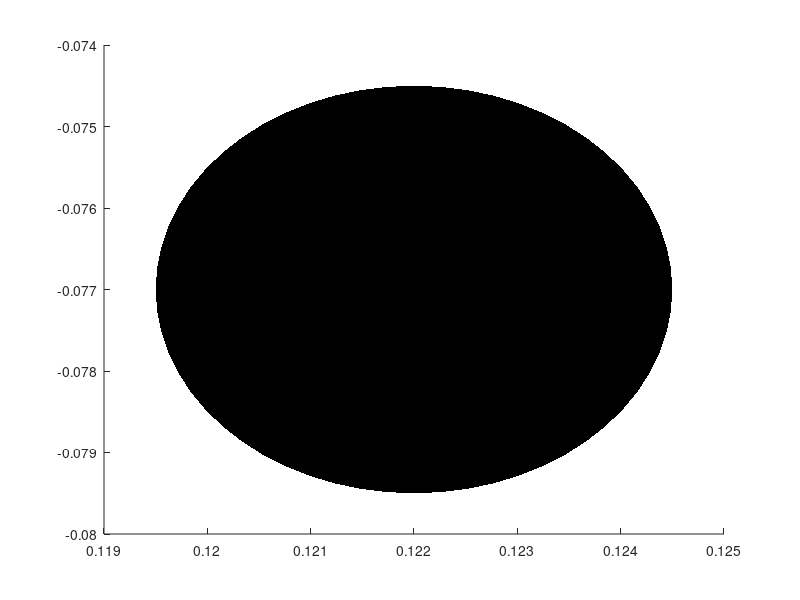

MATLAB code for this plot: (Note: this script raises an error after producing the figure.)
% load('/Users/andreykostin/Data/Em.mat');
% 
% load('/Users/andreykostin/Data/alpha.mat');


% E_g = eigeps2Daa(:,:,3)*1000;
% clear eigepsDaa eigepsDss
% load('/Users/andreykostin/Data/delta.mat');
% E_eps = eigeps2Daa_delta(:,:,4)*1000;

% 
% temp = E_g(2:end,:);
% temp2 = [flipud(temp);E_g];
% temp3 = temp2(:,2:end);
% temp4 = [fliplr(temp3) temp2];
% 
% E_g = temp4;
% clear temp temp2 temp3 temp4


%a=2.708
s = 0.20*pi/2.708;
res = 2000+1;
k_x = linspace(-s,s,res);
k_y = linspace(-s,s,res);

res2 = 500+1;
k_x2 = linspace(0.8*pi,1.2*pi,res2)/2.7;
k_y2 = linspace(-0.2*pi,0.2*pi,res2)/2.7;

% figure(5),
% contour(2*(k_x2-pi/2.7),2*k_y2,E_eps',[0 0],'k')


% E_m = E_m+1.1;
% A = abs(E_m')<0.2;
map = [1 1 1;0 0 1];

eg = linspace(-2.1,-0.90,13);
xg = [-0.122,-0.109,-0.109,-0.103,-0.103,-0.097,-0.090,-0.084,-0.090,-0.084,-0.071,-0.064,-0.064];
yg = [-0.077,-0.103,-0.109,-0.116,-0.129,-0.135,-0.148,-0.155,-0.167,-0.174,-0.174,-0.180,-0.200];

eg_peter = linspace(-2.1,-0.8,14);
xg_peter = [0.122,0.10948,0.10304,0.10304,0.10304,0.0966,0.10304,0.0966,0.09016,0.08372,0.07728,0.07084,0.0644,0.0644];
yg_peter = [-0.077,-0.10304,-0.10948,-0.11592,-0.12236,-0.1288,-0.14168,-0.15456,-0.15456,-0.161,-0.161,-0.16744,-0.16744,-0.17388];


em = linspace(-0.9,-0.50,5);


xm = [-0.262,-0.292,-0.314,-0.337,-0.359];
ym = [-0.082,-0.082,-0.075,-0.067,-0.060];

xm_peter = [0.26964,0.28462,0.31458,0.33705,0.34454];
ym_peter = [-0.08239,-0.0749,-0.06741,-0.05992,-0.05243];

xm_peter2 = 0.23219;
ym_peter2 = -0.08239;

xm_peter3 = [0.10989,0.15984,0.18981,0.22977,0.24975,0.25974,0.28971,0.28971,0.31968,0.34968,0.36963,0.36963];
ym_peter3 = [-0.05994,-0.05994,-0.06993,-0.06993,-0.06993,-0.06993,-0.05994,-0.05994,-0.06993,-0.07992,-0.04995,0];

%xm_peter3 = [0.22977,0.24975,0.25974,0.28971,0.28971,0.31968,0.33966,0.35964,0.36963];
%ym_peter3 = [-0.06993,-0.06993,-0.06993,-0.05994,-0.05994,-0.06993,-0.07992,-0.04995,0];

% xm_peter4 = [0.35964, 0.36963];
% ym_peter4 = [-0.04995, 0];

xm_peter4 = [0.36963];
ym_peter4 = [0];

figure(1),
p=0;
%subplot(1,2,1),
%subaxis(1,2,1, 'Spacing', 0.2, 'Padding', 0, 'Margin', 0),
%k_x = linspace(0,0.1,100);
c1_g = 230;
r_g = 1.6^2;
c2_g = c1_g/r_g;
c1_m = 20;
r_m = (1/4.5)^2;
c2_m = c1_m/r_m;
k_x_g = linspace(0,sqrt(1/c1_g),300);
k_y_g = sqrt((1-c1_g*k_x_g.^2)/c2_g);
k_x_m = linspace(0,sqrt(1/c1_m),300);
k_y_m = sqrt((1-c1_m*k_x_m.^2)/c2_m);
%imagesc(2*[-0.25 0.25],2*[-0.25 0.25],A), colormap(map);
%imagesc(2*[-0.25 0.25],2*[-0.25 0.25],0), colormap(gray);
%hold on
%plot([xg xg -xg -xg],[yg -yg yg -yg],'.k', 'MarkerSize', 25);
%plot([xm xm -xm -xm],[ym -ym ym -ym],'.r', 'MarkerSize', 25);
%plot([xg xg -xg -xg],[yg -yg yg -yg],'.k', 'MarkerSize', 25);
%imagesc(2*[-0.25 0.25],2*[-0.25 0.25],10), colormap(gray);

p = 3;
% plot([xg_peter xg_peter -xg_peter -xg_peter],[yg_peter -yg_peter yg_peter -yg_peter],'ok', 'MarkerSize', p,'MarkerFaceColor','k');
% hold on
% %plot([xm xm -xm -xm],[ym -ym ym -ym],'.k', 'MarkerSize', 25);
% plot([xm_peter xm_peter -xm_peter -xm_peter],[ym_peter -ym_peter ym_peter -ym_peter],'ok', 'MarkerSize', p,'MarkerFaceColor','k');
% plot([xm_peter2 xm_peter2 -xm_peter2 -xm_peter2],[ym_peter2 -ym_peter2 ym_peter2 -ym_peter2],'ok', 'MarkerSize', p,'MarkerFaceColor','k');
% %plot([xm_peter3 xm_peter3 -xm_peter3 -xm_peter3],[ym_peter3 -ym_peter3 ym_peter3 -ym_peter3],'.b', 'MarkerSize', 25);
% plot([xm_peter4 xm_peter4 -xm_peter4 -xm_peter4],[ym_peter4 -ym_peter4 ym_peter4 -ym_peter4],'ok', 'MarkerSize', p,'MarkerFaceColor','k');

%contour(2.25*(k_x2-pi/2.7),2*k_y2,E_eps',[6 6],'k')

%contour(2*k_x,2*k_y,E_g',linspace(0,15,15),'k')
% hold off

%%
xg1 = [xg_peter xg_peter -xg_peter -xg_peter];
yg1 = [yg_peter -yg_peter yg_peter -yg_peter];

xm1 = [xm_peter xm_peter -xm_peter -xm_peter];
ym1 = [ym_peter -ym_peter ym_peter -ym_peter];

xm2 = [xm_peter2 xm_peter2 -xm_peter2 -xm_peter2];
ym2 = [ym_peter2 -ym_peter2 ym_peter2 -ym_peter2];

xm3 = [xm_peter4 xm_peter4 -xm_peter4 -xm_peter4];
ym3 = [ym_peter4 -ym_peter4 ym_peter4 -ym_peter4];

crad = 0.005;
%%
xg_error = [0.02576,0.01932,0.02576,0.02576,0.02576,0.02576,0.01932,0.02576,0.02576,0.01932,0.01932,0.01932,0.02576,0.02576];

xm_error = [0.02247,0.02247,0.02247,0.02247,0.02247];

xm_error2 = 0.02247;

xm_error4 = [0.02997];

% xm_error4 = [0.02997, 0.02997];

xgerror1 = 0.75*[xg_error xg_error xg_error xg_error];

xmerror1 = 0.75*[xm_error xm_error xm_error xm_error];

xmerror2 = 0.75*[xm_error2 xm_error2 xm_error2 xm_error2];

xmerror3 = 0.75*[xm_error4 xm_error4 xm_error4 xm_error4];
%%
rectangle('Position',[xg1(1)-crad/2,yg1(1)-crad/2,crad,crad],'Curvature',[1,1],...
          'FaceColor','k','LineStyle','none')
      
% plot(xg1(1), yg1(1),'ok', 'MarkerSize', p,'MarkerFaceColor','k');      
hold on

verrorbar(xg1(1), yg1(1), xgerror1(1),'k');
herrorbar(xg1(1), yg1(1), xgerror1(1),'k');

for i=2 : length(xg1)
    rectangle('Position',[xg1(i)-crad/2,yg1(i)-crad/2,crad,crad],'Curvature',[1,1],...
          'FaceColor','k','LineStyle','none')
%     plot(xg1(i), yg1(i),'ok', 'MarkerSize', p,'MarkerFaceColor','k');    
    verrorbar(xg1(i), yg1(i),  xgerror1(i),'k');
    herrorbar(xg1(i), yg1(i),  xgerror1(i),'k');  
end

for i=1 : length(xm1)
    rectangle('Position',[xm1(i)-crad/2,ym1(i)-crad/2,crad,crad],'Curvature',[1,1],...
          'FaceColor','k','LineStyle','none')
%     plot(xm1(i), ym1(i),'ok', 'MarkerSize', p,'MarkerFaceColor','k');
    verrorbar(xm1(i), ym1(i),  xmerror1(i),'k');
    herrorbar(xm1(i), ym1(i), xmerror1(i),'k');    
end

for i=1 : length(xm2)
    rectangle('Position',[xm2(i)-crad/2,ym2(i)-crad/2,crad,crad],'Curvature',[1,1],...
          'FaceColor','k','LineStyle','none')
%     plot(xm2(i), ym2(i),'ok', 'MarkerSize', p,'MarkerFaceColor','k');  
    verrorbar(xm2(i), ym2(i), xmerror2(i),'k');
    herrorbar(xm2(i), ym2(i), xmerror2(i),'k');    
end

for i=1 : length(xm3)
    rectangle('Position',[xm3(i)-crad/2,ym3(i)-crad/2,crad,crad],'Curvature',[1,1],...
          'FaceColor','k','LineStyle','none')
%     plot(xm3(i), ym3(i),'ok', 'MarkerSize', p,'MarkerFaceColor','k');
    verrorbar(xm3(i), ym3(i), xmerror3(i),'k');
    herrorbar(xm3(i), ym3(i), xmerror3(i),'k');  
end
hold off



%%
%plot(2*[k_x_g k_x_g -k_x_g -k_x_g],2*[k_y_g -k_y_g k_y_g -k_y_g],'.b', 'MarkerSize', 10);
%plot([-0.5 0.5],[0 0],'--k','LineWidth',1);
%plot([0 0],[-0.5 0.5],'--k','LineWidth',1);
%plot(2*[k_x_m k_x_m -k_x_m -k_x_m],2*[k_y_m -k_y_m k_y_m -k_y_m],'.b', 'MarkerSize', 10);

%hold off
axis equal
axis(2*[-0.25 0.25 -0.20 0.20]);
%axis(2*[-0.25 0.25 -0.25 0.25]);
%axis(2*[-0.25 0 -0.25 0.25]);
ax2 = gca;
ax2.FontSize = 20;
ax2.TickLength = [0.02 0.02];
ax2.LineWidth = 2;
ax2.XTick = linspace(-0.4,0.4,5);
ax2.YTick = linspace(-0.4,0.4,5);
%axis square
%axis off
%ax2.XTick = linspace(0,90,7);
%xlabel('q_x (A^{-1})','FontSize',20);
%ylabel('q_y (A^{-1})','FontSize',20);

figsiz=[25 25];
fig_siz(figsiz);
%pbaspect([1.25 1 1])

figw
box on

% figure(2),
% contour(2*k_x,2*k_y,E_g',[0 0],'k')